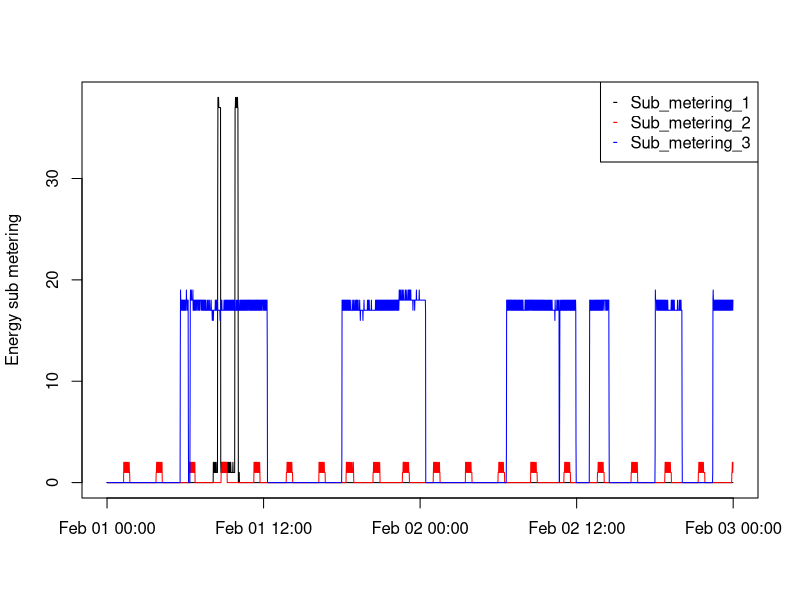

Generate this figure with R:
Sys.setlocale("LC_TIME", "English")
da<-read.table("household_power_consumption_clean.txt", header=TRUE) ##read data
c<-as.Date(da$Date, format='%d.%m.%Y')
comb<-as.POSIXct(paste(da$Date, da$Time), format='%d.%m.%Y %H:%M:%S')
png(filename ="plot3.png", width=480,height=480,units="px")
plot(comb, da$Sub_metering_1, type="l", col="black",xlab="", ylab="Energy sub metering")
lines(comb, da$Sub_metering_2, col="red")
lines(comb, da$Sub_metering_3, col="blue")
legend("topright", pch="-", col=c("black","red","blue"), legend=c("Sub_metering_1","Sub_metering_2","Sub_metering_3"))
dev.off()
